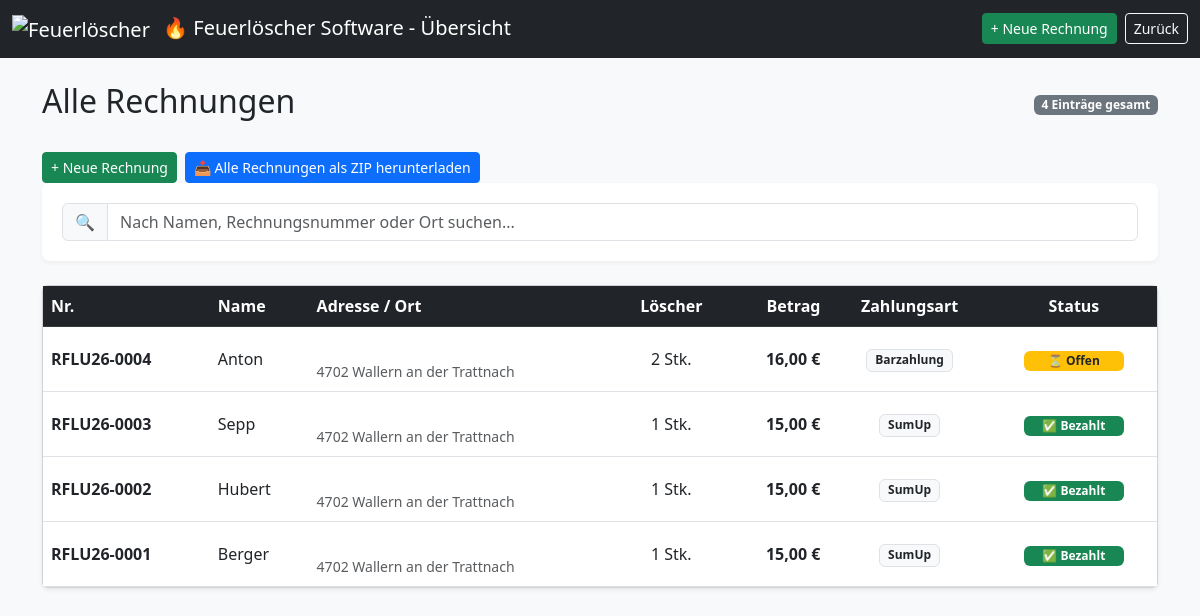
Page /rechnungen_anzeigen.php (signed in) on the earlier database version.
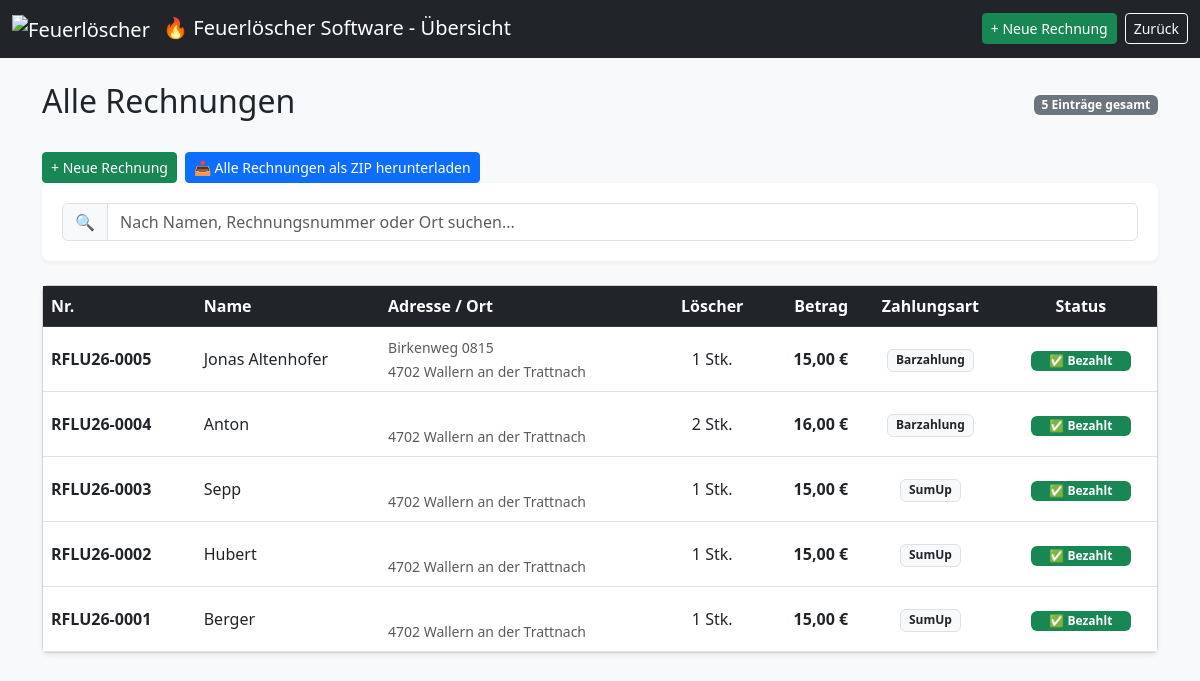
Same page on the later database version.
### tables this page shows
CREATE TABLE rechnungen (
    id INTEGER PRIMARY KEY AUTOINCREMENT,
    anrede TEXT,                         -- Herr, Frau, Firma, etc.
    name TEXT,
    adresse TEXT,
    plz TEXT,
    ort TEXT,
    anzahl_loescher INTEGER,
    preis_pro_loescher REAL,
    zeitstempel_erstellung TEXT,
    rechnung_gedruckt INTEGER DEFAULT 0,
    zeitstempel_gedruckt TEXT,
    rechnungsnummer TEXT,
    zahlungsart TEXT DEFAULT 'Barzahlung',  -- Barzahlung, Kartenzahlung, SumUp
    bezahlt INTEGER DEFAULT 0 ,            -- 0 = nicht bezahlt, 1 = bezahlt
    sumup_transaction_id TEXT,
    sumup_status TEXT
);

### rechnungen_anzeigen.php (the view, shortened to what this page needs)
<?php
$db = getDB();
$query = "SELECT * FROM rechnungen ORDER BY zeitstempel_erstellung DESC";
$result = $db->query($query);
$rechnungen = [];
while ($row = $result->fetchArray(SQLITE3_ASSOC)) {
    $rechnungen[] = $row;
}
?>
<!DOCTYPE html>
<html lang="de">
<head>
    <link href="https://cdn.jsdelivr.net/npm/bootstrap@5.3.0/dist/css/bootstrap.min.css" rel="stylesheet">
</head>
<body class="bg-light">
<nav class="navbar navbar-expand-lg navbar-dark bg-dark">
    <div class="container-fluid">
        <span class="navbar-brand">
            <img src="./images/Feuerlöscher.ico" alt="Feuerlöscher" width="24" height="24" class="me-2">
            &#128293; Feuerlöscher Software - Übersicht
        </span>
        <div class="d-flex gap-2">
            <a href="rechnung.php" class="btn btn-success btn-sm">+ Neue Rechnung</a>
            <a href="index.php" class="btn btn-outline-light btn-sm">Zurück</a>
        </div>
    </div>
</nav>
<div class="container mt-4">
    <div class="d-flex justify-content-between align-items-center mb-4">
        <h2>Alle Rechnungen</h2>
        <span class="badge bg-secondary"><?= count($rechnungen) ?> Einträge gesamt</span>
    </div>
    <div class="d-flex gap-2">
        <a href="rechnung.php" class="btn btn-success btn-sm">+ Neue Rechnung</a>
        <a href="rechnungen_download_zip.php" class="btn btn-primary btn-sm">
            &#128229; Alle Rechnungen als ZIP herunterladen
        </a>
    </div>
    <div class="search-container mb-4">
        <div class="input-group">
            <span class="input-group-text">&#128269;</span>
            <input type="text" id="tableSearch" class="form-control" placeholder="Nach Namen, Rechnungsnummer oder Ort suchen...">
        </div>
    </div>
    <div class="card shadow-sm">
        <div class="table-responsive">
            <table class="table table-hover align-middle mb-0" id="rechnungsTabelle">
                <thead class="table-dark">
                    <tr>
                        <th>Nr.</th>
                        <th>Name</th>
                        <th>Adresse / Ort</th>
                        <th class="text-center">Löscher</th>
                        <th class="text-end">Betrag</th>
                        <th class="text-center">Zahlungsart</th>
                        <th class="text-center">Status</th>
                    </tr>
                </thead>
                <tbody>
                    <?php foreach ($rechnungen as $r):
                        $gesamt = $r['anzahl_loescher'] * $r['preis_pro_loescher'];
                    ?>
                    <tr onclick="window.location.href='rechnung.php?id=<?= $r['id'] ?>'">
                        <td class="fw-bold"><?= htmlspecialchars($r['rechnungsnummer']) ?></td>
                        <td><?= htmlspecialchars($r['name']) ?></td>
                        <td>
                            <small class="text-muted">
                                <?= htmlspecialchars($r['adresse']) ?><br>
                                <?= htmlspecialchars($r['plz']) ?> <?= htmlspecialchars($r['ort']) ?>
                            </small>
                        </td>
                        <td class="text-center"><?= $r['anzahl_loescher'] ?> Stk.</td>
                        <td class="text-end fw-bold"><?= number_format($gesamt, 2, ',', '.') ?> €</td>
                        <td class="text-center">
                            <span class="badge border text-dark bg-light"><?= htmlspecialchars($r['zahlungsart']) ?></span>
                        </td>
                        <td class="text-center">
                            <?php if ($r['bezahlt']): ?>
                                <span class="badge bg-success status-badge">&#9989; Bezahlt</span>
                            <?php else: ?>
                                <span class="badge bg-warning text-dark status-badge">&#9203; Offen</span>
                            <?php endif; ?>
                        </td>
                    </tr>
                    <?php endforeach; ?>
                </tbody>
            </table>
        </div>
    </div>
</div>
</body>
</html>

Differences in the rows shown:
added rechnungen: rechnungsnummer "RFLU26-0005", name "Jonas Altenhofer", adresse "Birkenweg 0815", plz "4702", ort "Wallern an der Trattnach", anzahl_loescher "1", gesamt "15,00", zahlungsart "Barzahlung", bezahlt "✅ Bezahlt"
changed rechnungen "RFLU26-0004": bezahlt "⏳ Offen" → "✅ Bezahlt"
Other differences:
count($rechnungen): "4" → "5"
